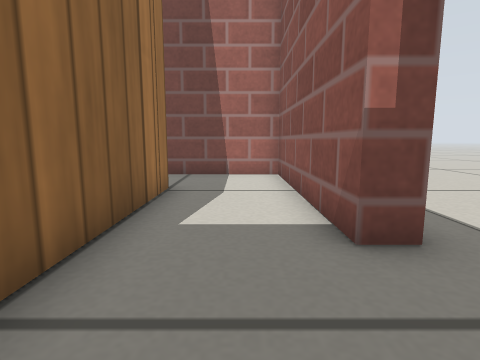
View 1 (above)

17 first-person views from a walk through a world built for the Gazebo simulator. The camera is 0.24 m above the floor, tilts 8° down and sees 80° across. The floor is counted in squares, 0.2 m on a side. Each view is taken from the middle of a square. On the plan, view 1 faces up. The plan holds only what a view shows up to about 12 squares ahead; the rest is blank. Simple patterns stand in for the simulator's built-in surfaces.

View 2
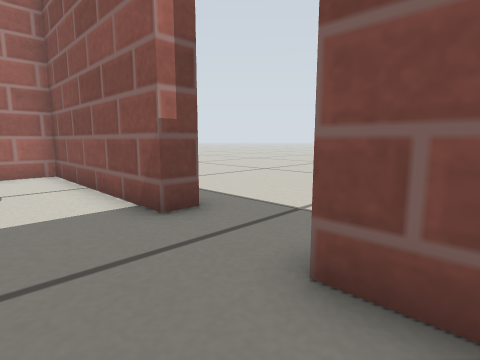

View 3
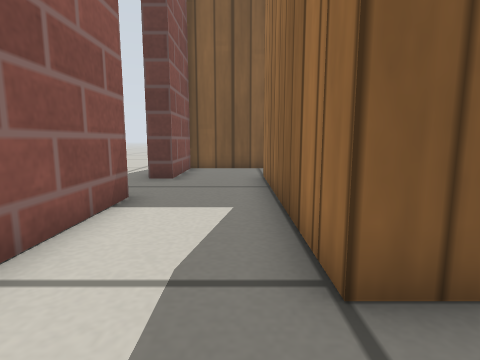

View 4
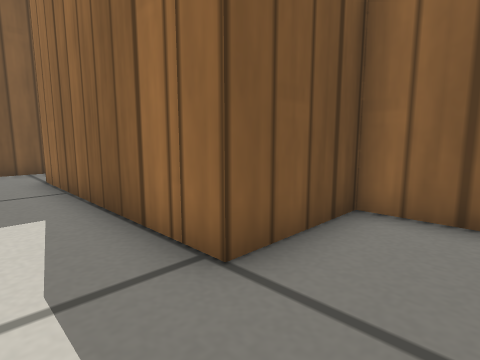

View 5
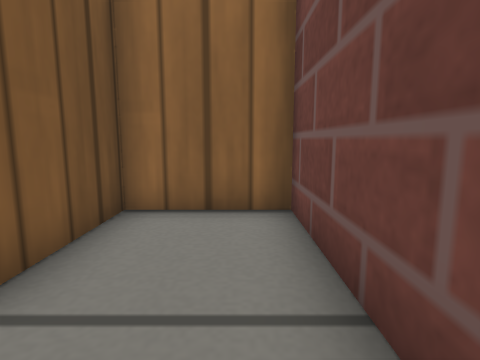

View 6
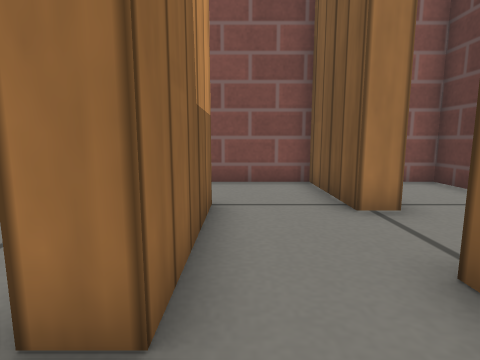

View 7
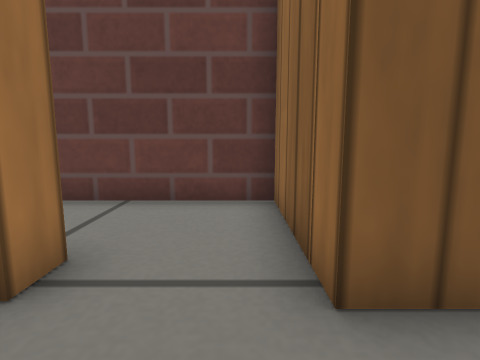

View 8
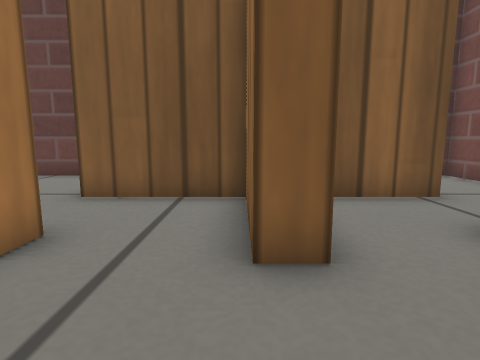

View 9
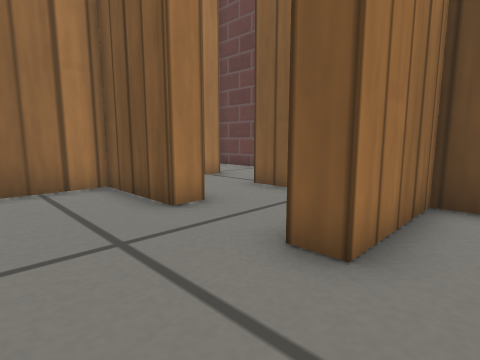

View 10
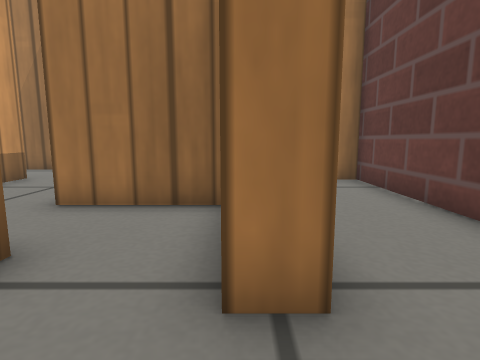

View 11
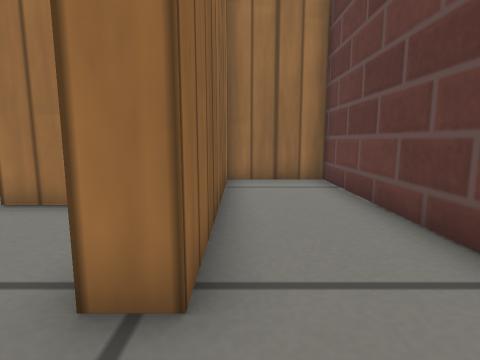

View 12
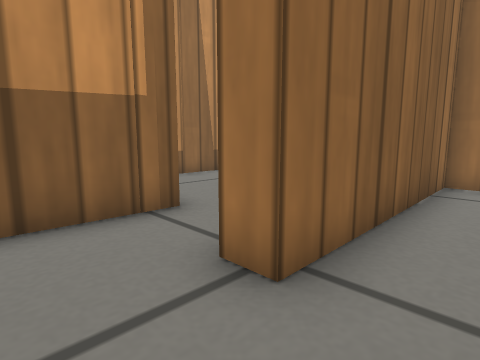

View 13
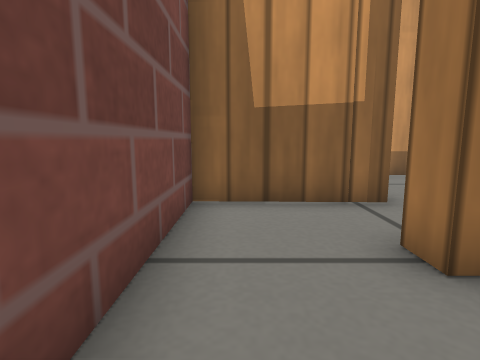

View 14
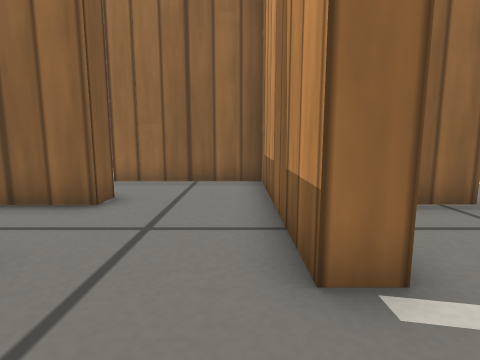

View 15
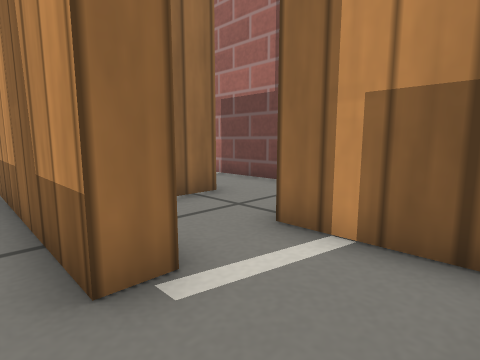

View 16
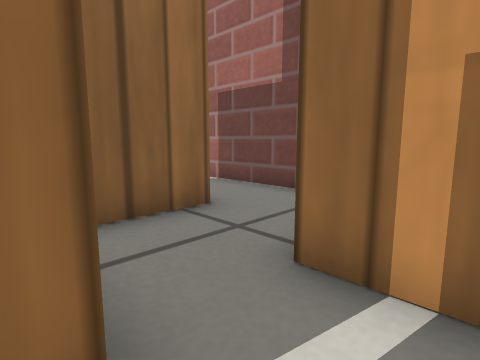

View 17
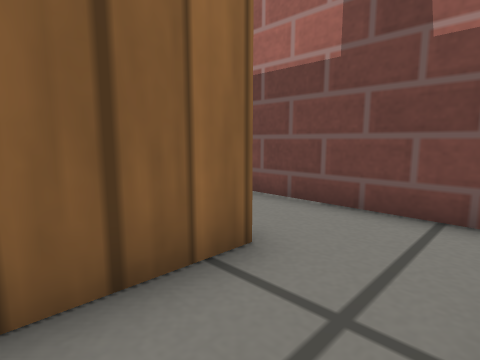

### Floor plan
Ten units are one square. View 1 is at (0, 0); x grows to the right and y downward. Boxes are objects, and circles mark ways between rooms. Rooms are numbered by the first view taken in them; rooms with no view inside come last. Other rooms are left out.
<svg viewBox="-154 -104 180 175">
<path fill="none" stroke="#000" d="M21 -31 13 -31 13 -99 -48 -99 -48 -70 -18 -70 -18 5M11 5 11 -4 19 -4M-23 29 11 29 11 5M-82 5 -82 29 -48 29M-18 5 -55 5M-52 -36 -94 -36M-55 5 -55 -4 -25 -4 -25 -24M-89 -4 -82 -4 -82 5M-94 -36 -112 -36 -112 6M-89 5 -89 -4M-111 65 -55 65 -55 36 -122 36 -122 29M-149 25 -149 66M-52 -45 -52 -36M-31 -63 -56 -63M-25 -45 -25 -56M-82 -75 -82 -50M-63 -99 -95 -99M-112 6 -124 6M-122 29 -89 29 -89 5M-124 6 -149 5 -149 25"/>
<circle cx="-5" cy="0" r="3" fill="#2a7"/>
<circle cx="-20" cy="15" r="3" fill="#2a7"/>
<circle cx="-50" cy="15" r="3" fill="#2a7"/>
<circle cx="-65" cy="0" r="3" fill="#2a7"/>
<circle cx="-85" cy="-20" r="3" fill="#2a7"/>
<circle cx="-40" cy="-40" r="3" fill="#2a7"/>
<circle cx="-100" cy="0" r="3" fill="#2a7"/>
<circle cx="-135" cy="30" r="3" fill="#2a7"/>
<circle cx="-65" cy="-65" r="3" fill="#2a7"/>
<circle cx="-115" cy="15" r="3" fill="#2a7"/>
<text x="0" y="-50">1</text>
<text x="-10" y="10">2</text>
<text x="-70" y="10">3</text>
<text x="-40" y="10">4</text>
<text x="-60" y="-20">5</text>
<text x="-100" y="-20">6</text>
<text x="-100" y="50">7</text>
<text x="-50" y="-50">8</text>
<text x="-80" y="-90">9</text>
<text x="-110" y="10">10</text>
<text x="-140" y="10">11</text>
</svg>
Room 1 opens to room 2. Room 2 opens to room 4. Room 3 opens to room 4. Room 3 opens to room 5. Room 5 opens to room 6. Room 5 opens to room 8. Room 6 opens to room 10. Room 7 opens to room 11. Room 8 opens to room 9. Room 10 opens to room 11.

Where each view was taken, in squares from view 1:
view 1: 0 up, 0 right, facing up
view 2: 1 down, 1 left, facing up-right
view 3: 9 up, 1 left, facing down
view 4: 9 up, 0 right, facing down-left
view 5: 9 up, 0 right, facing left
view 6: 1 down, 7 left, facing right
view 7: 1 down, 4 left, facing down
view 8: 3 up, 8 left, facing down
view 9: 3 up, 10 left, facing down-right
view 10: 3 down, 14 left, facing right
view 11: 4 down, 14 left, facing right
view 12: 5 down, 14 left, facing up-right
view 13: 6 down, 14 left, facing up
view 14: 3 up, 3 left, facing left
view 15: 3 up, 3 left, facing up-left
view 16: 4 up, 4 left, facing up-left
view 17: 5 up, 6 left, facing up-left
